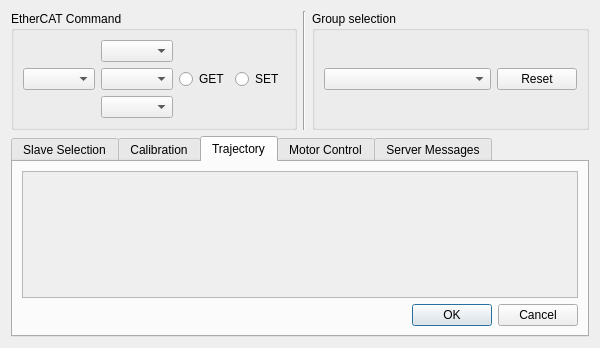
<?xml version="1.0" encoding="UTF-8"?>
<ui version="4.0">
 <class>Form</class>
 <widget class="QWidget" name="Form">
  <property name="geometry">
   <rect>
    <x>0</x>
    <y>0</y>
    <width>600</width>
    <height>348</height>
   </rect>
  </property>
  <property name="minimumSize">
   <size>
    <width>600</width>
    <height>0</height>
   </size>
  </property>
  <property name="maximumSize">
   <size>
    <width>16777215</width>
    <height>16777215</height>
   </size>
  </property>
  <property name="windowTitle">
   <string>Form</string>
  </property>
  <layout class="QVBoxLayout" name="verticalLayout_2">
   <item>
    <layout class="QHBoxLayout" name="horizontalLayout_7">
     <item>
      <widget class="QGroupBox" name="EtherCATCmd">
       <property name="minimumSize">
        <size>
         <width>0</width>
         <height>0</height>
        </size>
       </property>
       <property name="maximumSize">
        <size>
         <width>16777215</width>
         <height>16777215</height>
        </size>
       </property>
       <property name="title">
        <string>EtherCAT Command</string>
       </property>
       <layout class="QHBoxLayout" name="horizontalLayout_4">
        <item>
         <widget class="QComboBox" name="SelectFieldComboBox">
          <property name="maximumSize">
           <size>
            <width>16777215</width>
            <height>16777215</height>
           </size>
          </property>
         </widget>
        </item>
        <item>
         <layout class="QVBoxLayout" name="verticalLayout_4">
          <item>
           <widget class="QComboBox" name="ModeType">
            <property name="maximumSize">
             <size>
              <width>200</width>
              <height>16777215</height>
             </size>
            </property>
           </widget>
          </item>
          <item>
           <widget class="QComboBox" name="TrjType">
            <property name="maximumSize">
             <size>
              <width>200</width>
              <height>16777215</height>
             </size>
            </property>
           </widget>
          </item>
          <item>
           <widget class="QComboBox" name="MotorCtrlType">
            <property name="maximumSize">
             <size>
              <width>200</width>
              <height>16777215</height>
             </size>
            </property>
           </widget>
          </item>
         </layout>
        </item>
        <item>
         <widget class="QRadioButton" name="GetBtn">
          <property name="maximumSize">
           <size>
            <width>50</width>
            <height>16777215</height>
           </size>
          </property>
          <property name="text">
           <string>GET</string>
          </property>
         </widget>
        </item>
        <item>
         <widget class="QRadioButton" name="SetBtn">
          <property name="minimumSize">
           <size>
            <width>0</width>
            <height>0</height>
           </size>
          </property>
          <property name="maximumSize">
           <size>
            <width>50</width>
            <height>16777215</height>
           </size>
          </property>
          <property name="text">
           <string>SET</string>
          </property>
         </widget>
        </item>
       </layout>
      </widget>
     </item>
     <item>
      <widget class="Line" name="line">
       <property name="orientation">
        <enum>Qt::Vertical</enum>
       </property>
      </widget>
     </item>
     <item>
      <widget class="QGroupBox" name="ChainSel">
       <property name="sizePolicy">
        <sizepolicy hsizetype="Preferred" vsizetype="Fixed">
         <horstretch>0</horstretch>
         <verstretch>0</verstretch>
        </sizepolicy>
       </property>
       <property name="minimumSize">
        <size>
         <width>0</width>
         <height>0</height>
        </size>
       </property>
       <property name="maximumSize">
        <size>
         <width>300</width>
         <height>600</height>
        </size>
       </property>
       <property name="title">
        <string>Group selection</string>
       </property>
       <layout class="QHBoxLayout" name="horizontalLayout" stretch="1,0">
        <item>
         <widget class="QComboBox" name="chainSelector">
          <property name="maximumSize">
           <size>
            <width>200</width>
            <height>16777215</height>
           </size>
          </property>
         </widget>
        </item>
        <item>
         <widget class="QPushButton" name="reloadButton">
          <property name="sizePolicy">
           <sizepolicy hsizetype="Fixed" vsizetype="Fixed">
            <horstretch>0</horstretch>
            <verstretch>0</verstretch>
           </sizepolicy>
          </property>
          <property name="text">
           <string>Reset</string>
          </property>
         </widget>
        </item>
       </layout>
      </widget>
     </item>
    </layout>
   </item>
   <item>
    <widget class="QTabWidget" name="TabArea">
     <property name="maximumSize">
      <size>
       <width>16777215</width>
       <height>16777215</height>
      </size>
     </property>
     <property name="currentIndex">
      <number>2</number>
     </property>
     <widget class="QWidget" name="SlaveSelect">
      <attribute name="title">
       <string>Slave Selection</string>
      </attribute>
      <layout class="QHBoxLayout" name="horizontalLayout_5"/>
     </widget>
     <widget class="QWidget" name="SetArea">
      <attribute name="title">
       <string>Calibration</string>
      </attribute>
      <layout class="QVBoxLayout" name="verticalLayout">
       <item>
        <widget class="QScrollArea" name="scrollArea">
         <property name="maximumSize">
          <size>
           <width>16777215</width>
           <height>1000</height>
          </size>
         </property>
         <property name="widgetResizable">
          <bool>true</bool>
         </property>
         <widget class="QWidget" name="scrollAreaWidgetContents">
          <property name="geometry">
           <rect>
            <x>0</x>
            <y>0</y>
            <width>558</width>
            <height>105</height>
           </rect>
          </property>
          <layout class="QHBoxLayout" name="horizontalLayout_2">
           <item>
            <widget class="QStackedWidget" name="stackedWidget">
             <property name="enabled">
              <bool>true</bool>
             </property>
             <property name="maximumSize">
              <size>
               <width>16777215</width>
               <height>16777215</height>
              </size>
             </property>
             <property name="frameShadow">
              <enum>QFrame::Plain</enum>
             </property>
            </widget>
           </item>
          </layout>
         </widget>
        </widget>
       </item>
       <item>
        <layout class="QHBoxLayout" name="horizontalLayout_8">
         <item>
          <widget class="QDialogButtonBox" name="FlashCmd">
           <property name="standardButtons">
            <set>QDialogButtonBox::Reset|QDialogButtonBox::RestoreDefaults|QDialogButtonBox::Save</set>
           </property>
          </widget>
         </item>
        </layout>
       </item>
      </layout>
     </widget>
     <widget class="QWidget" name="tab_2">
      <attribute name="title">
       <string>Trajectory</string>
      </attribute>
      <layout class="QVBoxLayout" name="verticalLayout_3">
       <item>
        <widget class="QScrollArea" name="scrollArea_2">
         <property name="widgetResizable">
          <bool>true</bool>
         </property>
         <widget class="QWidget" name="scrollAreaWidgetContents_3">
          <property name="geometry">
           <rect>
            <x>0</x>
            <y>0</y>
            <width>558</width>
            <height>107</height>
           </rect>
          </property>
          <layout class="QHBoxLayout" name="horizontalLayout_9">
           <item>
            <widget class="QStackedWidget" name="stackedWidget2">
             <property name="maximumSize">
              <size>
               <width>16777215</width>
               <height>16777215</height>
              </size>
             </property>
            </widget>
           </item>
          </layout>
         </widget>
        </widget>
       </item>
       <item>
        <widget class="QDialogButtonBox" name="TrjCmd">
         <property name="standardButtons">
          <set>QDialogButtonBox::Cancel|QDialogButtonBox::Ok</set>
         </property>
        </widget>
       </item>
      </layout>
     </widget>
     <widget class="QWidget" name="tab_6">
      <attribute name="title">
       <string>Motor Control</string>
      </attribute>
      <layout class="QHBoxLayout" name="horizontalLayout_12">
       <item>
        <widget class="QStackedWidget" name="stackedWidget3">
         <property name="maximumSize">
          <size>
           <width>16777215</width>
           <height>16777215</height>
          </size>
         </property>
        </widget>
       </item>
      </layout>
     </widget>
     <widget class="QWidget" name="tab">
      <attribute name="title">
       <string>Server Messages</string>
      </attribute>
      <layout class="QHBoxLayout" name="horizontalLayout_6">
       <item>
        <widget class="QTextEdit" name="msgTxt">
         <property name="maximumSize">
          <size>
           <width>16777215</width>
           <height>16777215</height>
          </size>
         </property>
         <property name="readOnly">
          <bool>true</bool>
         </property>
        </widget>
       </item>
      </layout>
     </widget>
    </widget>
   </item>
  </layout>
 </widget>
 <resources/>
 <connections/>
</ui>
